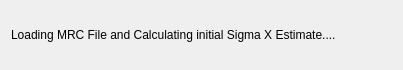
<?xml version="1.0" encoding="UTF-8"?>
<ui version="4.0">
 <class>ImageOpenDialog</class>
 <widget class="QDialog" name="ImageOpenDialog">
  <property name="geometry">
   <rect>
    <x>0</x>
    <y>0</y>
    <width>403</width>
    <height>70</height>
   </rect>
  </property>
  <property name="windowTitle">
   <string>MRC File Loading</string>
  </property>
  <property name="sizeGripEnabled">
   <bool>false</bool>
  </property>
  <property name="modal">
   <bool>true</bool>
  </property>
  <layout class="QVBoxLayout" name="verticalLayout">
   <item>
    <widget class="QLabel" name="status">
     <property name="sizePolicy">
      <sizepolicy hsizetype="Minimum" vsizetype="Fixed">
       <horstretch>0</horstretch>
       <verstretch>0</verstretch>
      </sizepolicy>
     </property>
     <property name="text">
      <string>Loading MRC File and Calculating initial Sigma X Estimate....</string>
     </property>
    </widget>
   </item>
  </layout>
 </widget>
 <resources/>
 <connections/>
</ui>
